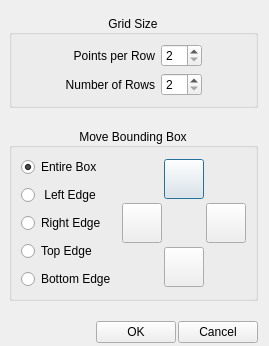
<?xml version="1.0" encoding="UTF-8"?>
<ui version="4.0">
 <class>CalibrationGridDialogUi</class>
 <widget class="QDialog" name="CalibrationGridDialogUi">
  <property name="geometry">
   <rect>
    <x>0</x>
    <y>0</y>
    <width>257</width>
    <height>323</height>
   </rect>
  </property>
  <property name="windowTitle">
   <string>Grid Properties</string>
  </property>
  <property name="modal">
   <bool>true</bool>
  </property>
  <layout class="QVBoxLayout" name="verticalLayout_2">
   <property name="spacing">
    <number>20</number>
   </property>
   <property name="leftMargin">
    <number>9</number>
   </property>
   <property name="topMargin">
    <number>15</number>
   </property>
   <property name="bottomMargin">
    <number>3</number>
   </property>
   <item>
    <widget class="QGroupBox" name="groupBox_gridSize">
     <property name="title">
      <string>Grid Size</string>
     </property>
     <property name="alignment">
      <set>Qt::AlignCenter</set>
     </property>
     <layout class="QHBoxLayout" name="horizontalLayout_2">
      <item>
       <spacer name="horizontalSpacer_2">
        <property name="orientation">
         <enum>Qt::Horizontal</enum>
        </property>
        <property name="sizeHint" stdset="0">
         <size>
          <width>36</width>
          <height>20</height>
         </size>
        </property>
       </spacer>
      </item>
      <item>
       <layout class="QGridLayout" name="gridLayout">
        <item row="0" column="0">
         <widget class="QLabel" name="label_pointsPerRow">
          <property name="minimumSize">
           <size>
            <width>0</width>
            <height>20</height>
           </size>
          </property>
          <property name="text">
           <string>Points per Row</string>
          </property>
          <property name="alignment">
           <set>Qt::AlignRight|Qt::AlignTrailing|Qt::AlignVCenter</set>
          </property>
         </widget>
        </item>
        <item row="0" column="1">
         <widget class="QSpinBox" name="spinBox_pointsPerRow">
          <property name="minimum">
           <number>2</number>
          </property>
          <property name="maximum">
           <number>12</number>
          </property>
          <property name="value">
           <number>2</number>
          </property>
         </widget>
        </item>
        <item row="1" column="0">
         <widget class="QLabel" name="label_numberOfRows">
          <property name="minimumSize">
           <size>
            <width>0</width>
            <height>20</height>
           </size>
          </property>
          <property name="text">
           <string>Number of Rows</string>
          </property>
          <property name="alignment">
           <set>Qt::AlignRight|Qt::AlignTrailing|Qt::AlignVCenter</set>
          </property>
         </widget>
        </item>
        <item row="1" column="1">
         <widget class="QSpinBox" name="spinBox_numberOfRows">
          <property name="minimum">
           <number>2</number>
          </property>
          <property name="maximum">
           <number>12</number>
          </property>
          <property name="singleStep">
           <number>1</number>
          </property>
          <property name="value">
           <number>2</number>
          </property>
         </widget>
        </item>
       </layout>
      </item>
      <item>
       <spacer name="horizontalSpacer">
        <property name="orientation">
         <enum>Qt::Horizontal</enum>
        </property>
        <property name="sizeHint" stdset="0">
         <size>
          <width>36</width>
          <height>20</height>
         </size>
        </property>
       </spacer>
      </item>
     </layout>
    </widget>
   </item>
   <item>
    <widget class="QGroupBox" name="groupBox_boundingBox">
     <property name="title">
      <string>Move Bounding Box</string>
     </property>
     <property name="alignment">
      <set>Qt::AlignCenter</set>
     </property>
     <layout class="QHBoxLayout" name="horizontalLayout">
      <item>
       <layout class="QVBoxLayout" name="verticalLayout">
        <property name="spacing">
         <number>8</number>
        </property>
        <item>
         <widget class="QRadioButton" name="radioButton_moveEntireBox">
          <property name="text">
           <string>Entire Box</string>
          </property>
          <property name="checked">
           <bool>true</bool>
          </property>
         </widget>
        </item>
        <item>
         <widget class="QRadioButton" name="radioButton_moveLeftEdge">
          <property name="text">
           <string> Left Edge</string>
          </property>
         </widget>
        </item>
        <item>
         <widget class="QRadioButton" name="radioButton_moveRightEdge">
          <property name="text">
           <string>Right Edge</string>
          </property>
         </widget>
        </item>
        <item>
         <widget class="QRadioButton" name="radioButton_moveTopEdge">
          <property name="text">
           <string>Top Edge</string>
          </property>
         </widget>
        </item>
        <item>
         <widget class="QRadioButton" name="radioButton_moveBottomEdge">
          <property name="text">
           <string>Bottom Edge</string>
          </property>
         </widget>
        </item>
       </layout>
      </item>
      <item>
       <layout class="QGridLayout" name="gridLayout_2">
        <property name="spacing">
         <number>2</number>
        </property>
        <item row="0" column="1">
         <widget class="QPushButton" name="pushButton_moveUp">
          <property name="minimumSize">
           <size>
            <width>40</width>
            <height>40</height>
           </size>
          </property>
          <property name="maximumSize">
           <size>
            <width>40</width>
            <height>40</height>
           </size>
          </property>
          <property name="text">
           <string/>
          </property>
          <property name="icon">
           <iconset resource="../../BigBlobby.qrc">
            <normaloff>:/QResources/images/arrows/UpArrow-72x72.png</normaloff>:/QResources/images/arrows/UpArrow-72x72.png</iconset>
          </property>
          <property name="iconSize">
           <size>
            <width>30</width>
            <height>30</height>
           </size>
          </property>
         </widget>
        </item>
        <item row="1" column="0">
         <widget class="QPushButton" name="pushButton_moveLeft">
          <property name="minimumSize">
           <size>
            <width>40</width>
            <height>40</height>
           </size>
          </property>
          <property name="maximumSize">
           <size>
            <width>40</width>
            <height>40</height>
           </size>
          </property>
          <property name="text">
           <string/>
          </property>
          <property name="icon">
           <iconset resource="../../BigBlobby.qrc">
            <normaloff>:/QResources/images/arrows/LeftArrow-72x72.png</normaloff>:/QResources/images/arrows/LeftArrow-72x72.png</iconset>
          </property>
          <property name="iconSize">
           <size>
            <width>30</width>
            <height>30</height>
           </size>
          </property>
         </widget>
        </item>
        <item row="1" column="1">
         <widget class="QLabel" name="label">
          <property name="minimumSize">
           <size>
            <width>40</width>
            <height>40</height>
           </size>
          </property>
          <property name="maximumSize">
           <size>
            <width>40</width>
            <height>40</height>
           </size>
          </property>
          <property name="text">
           <string/>
          </property>
          <property name="alignment">
           <set>Qt::AlignCenter</set>
          </property>
         </widget>
        </item>
        <item row="1" column="2">
         <widget class="QPushButton" name="pushButton_moveRight">
          <property name="minimumSize">
           <size>
            <width>40</width>
            <height>40</height>
           </size>
          </property>
          <property name="maximumSize">
           <size>
            <width>40</width>
            <height>40</height>
           </size>
          </property>
          <property name="text">
           <string/>
          </property>
          <property name="icon">
           <iconset resource="../../BigBlobby.qrc">
            <normaloff>:/QResources/images/arrows/RightArrow-72x72.png</normaloff>:/QResources/images/arrows/RightArrow-72x72.png</iconset>
          </property>
          <property name="iconSize">
           <size>
            <width>30</width>
            <height>30</height>
           </size>
          </property>
         </widget>
        </item>
        <item row="2" column="1">
         <widget class="QPushButton" name="pushButton_moveDown">
          <property name="minimumSize">
           <size>
            <width>40</width>
            <height>40</height>
           </size>
          </property>
          <property name="maximumSize">
           <size>
            <width>40</width>
            <height>40</height>
           </size>
          </property>
          <property name="text">
           <string/>
          </property>
          <property name="icon">
           <iconset resource="../../BigBlobby.qrc">
            <normaloff>:/QResources/images/arrows/DownArrow-72x72.png</normaloff>:/QResources/images/arrows/DownArrow-72x72.png</iconset>
          </property>
          <property name="iconSize">
           <size>
            <width>30</width>
            <height>30</height>
           </size>
          </property>
         </widget>
        </item>
       </layout>
      </item>
     </layout>
    </widget>
   </item>
   <item>
    <layout class="QHBoxLayout" name="horizontalLayout_3">
     <property name="spacing">
      <number>2</number>
     </property>
     <item>
      <spacer name="horizontalSpacer_3">
       <property name="orientation">
        <enum>Qt::Horizontal</enum>
       </property>
       <property name="sizeHint" stdset="0">
        <size>
         <width>61</width>
         <height>20</height>
        </size>
       </property>
      </spacer>
     </item>
     <item>
      <widget class="QPushButton" name="okButton">
       <property name="text">
        <string>OK</string>
       </property>
      </widget>
     </item>
     <item>
      <widget class="QPushButton" name="cancelButton">
       <property name="text">
        <string>Cancel</string>
       </property>
      </widget>
     </item>
    </layout>
   </item>
  </layout>
 </widget>
 <resources>
  <include location="../../BigBlobby.qrc"/>
 </resources>
 <connections>
  <connection>
   <sender>okButton</sender>
   <signal>clicked()</signal>
   <receiver>CalibrationGridDialogUi</receiver>
   <slot>accept()</slot>
   <hints>
    <hint type="sourcelabel">
     <x>112</x>
     <y>265</y>
    </hint>
    <hint type="destinationlabel">
     <x>233</x>
     <y>29</y>
    </hint>
   </hints>
  </connection>
  <connection>
   <sender>cancelButton</sender>
   <signal>clicked()</signal>
   <receiver>CalibrationGridDialogUi</receiver>
   <slot>reject()</slot>
   <hints>
    <hint type="sourcelabel">
     <x>199</x>
     <y>269</y>
    </hint>
    <hint type="destinationlabel">
     <x>197</x>
     <y>125</y>
    </hint>
   </hints>
  </connection>
 </connections>
</ui>
